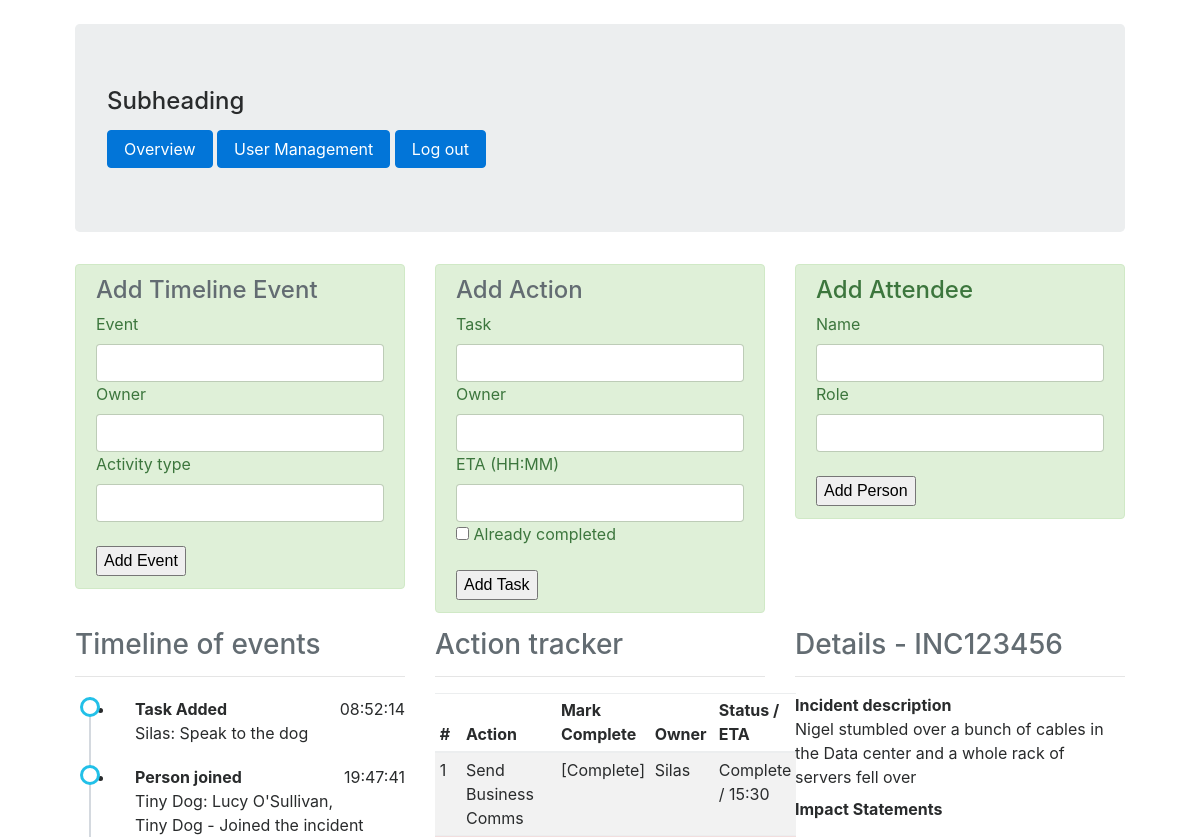
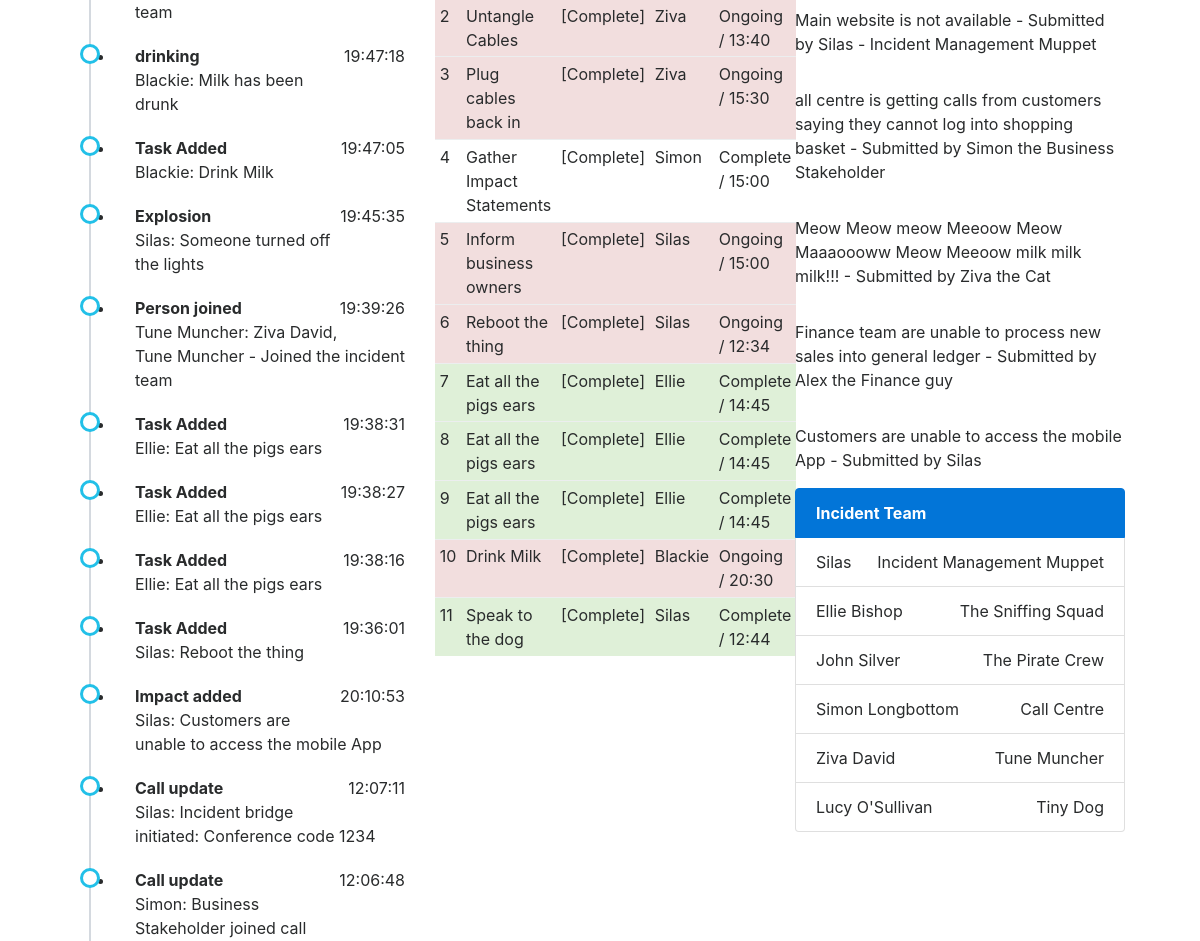
/admin/INC123456 (signed in, upper part), run on an earlier commit of the app's database (2 pictures, top to bottom).
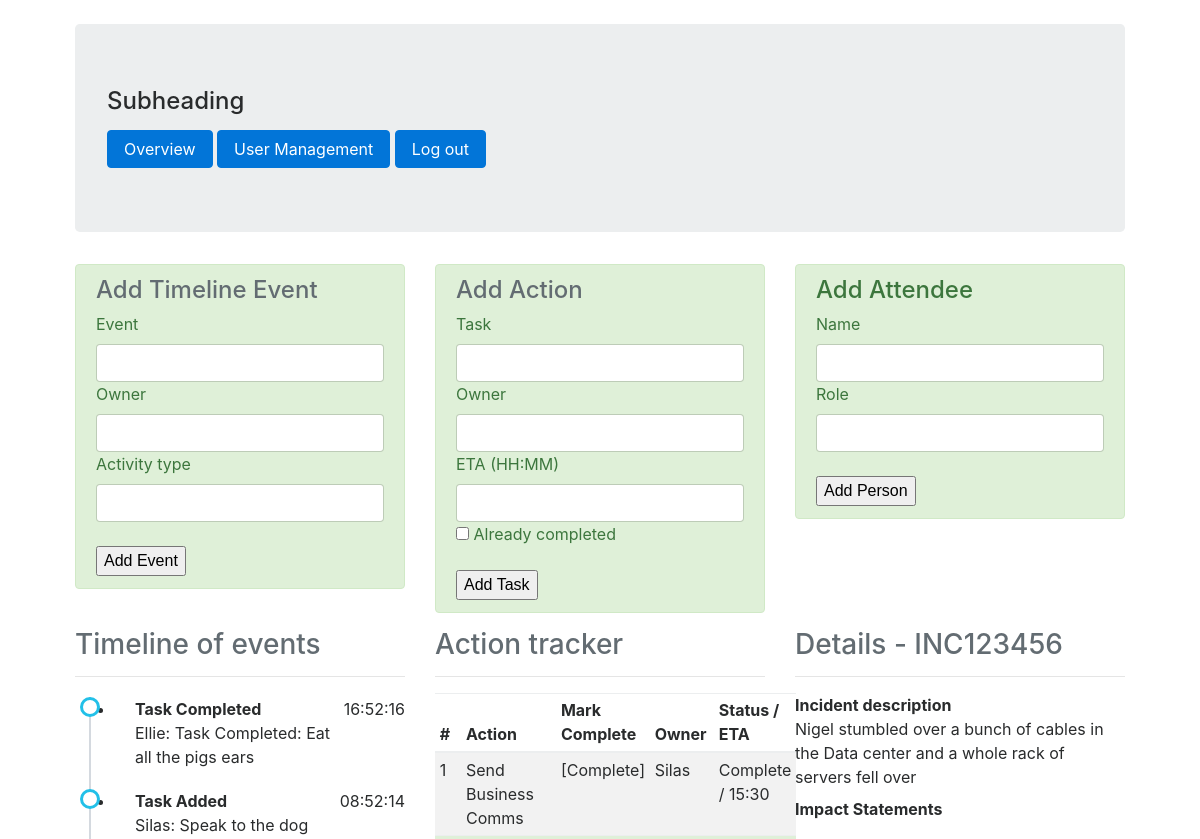
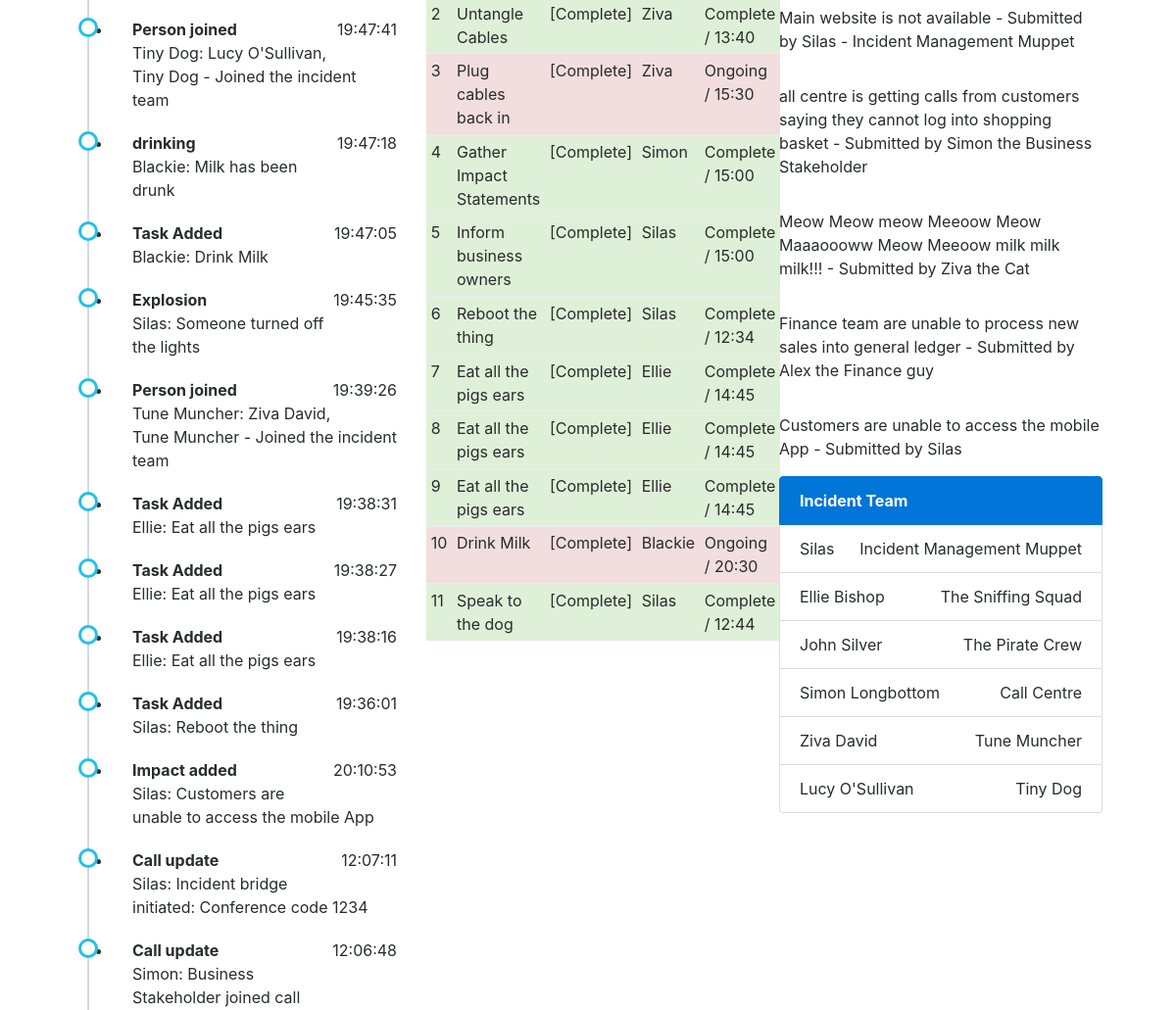
And on a later commit of the database (2 pictures, top to bottom).
### models.py (models this page shows, shortened)
class Event(db.Model):
    id = db.Column(db.Integer, primary_key=True)
    body = db.Column(db.String(512))
    assignee = db.Column(db.String(32), index=True)
    activity = db.Column(db.String(32))
    timestamp = db.Column(db.DateTime, index=True, default=datetime.utcnow)
    incident_no = db.Column(db.String(32), db.ForeignKey('incident.incident_no'), index=True)

class Task(db.Model):
    id = db.Column(db.Integer, primary_key=True)
    incident_no = db.Column(db.String(32), db.ForeignKey('incident.incident_no'), index=True)
    body = db.Column(db.String(512))
    assignee = db.Column(db.String(32), index=True)
    eta = db.Column(db.String(32))
    status = db.Column(db.String(32))

class ImpactStatement(db.Model):
    id = db.Column(db.Integer, primary_key=True)
    incident_no = db.Column(db.String(32), db.ForeignKey('incident.incident_no'), index=True)
    body = db.Column(db.String(512))
    submitter = db.Column(db.String(32), index=True)

class IncMem(db.Model):
    id = db.Column(db.Integer, primary_key=True)
    person = db.Column(db.String(512), index=True)
    role = db.Column(db.String(32), index=True)
    incident_no = db.Column(db.String(32), db.ForeignKey('incident.incident_no'), index=True)

### simaritan/routes.py (the view, shortened to what this page needs)
@app.route('/admin/<incident>', methods=['GET', 'POST'])
@login_required
def admin(incident):
    taskform = TaskAdditionForm()
    eventform = EventAdditionForm()
    personform = PersonAdditionForm()
    inc = Incident.query.filter_by(incident_no=incident).first()
    if inc is None:
        return render_template('notfound.html', incident=incident, title='Not found!')
    impacts = ImpactStatement.query.filter_by(incident_no=incident).all()
    tasks = Task.query.filter_by(incident_no=incident).all()
    timeline = Event.query.filter_by(incident_no=incident).order_by(Event.timestamp.desc()).all()
    team = IncMem.query.filter_by(incident_no=incident).all()
    if taskform.validate_on_submit():
        task = Task(incident_no=inc.incident_no, body=taskform.task.data, assignee=taskform.owner.data,
                    eta=taskform.eta.data, status=taskform.already_done.data)
        event = Event(body=taskform.task.data, assignee=taskform.owner.data, activity='Task Added',
                      incident_no=inc.incident_no)
        db.session.add(task)
        db.session.add(event)
        db.session.commit()
        flash('Task added: {} assigned to {}'.format(
            taskform.task.data, taskform.owner.data
        ))
        tasks = Task.query.filter_by(incident_no=incident).all()
        timeline = Event.query.filter_by(incident_no=incident).order_by(Event.timestamp.desc()).all()
        return render_template('admin.html', title='Admin', taskf=taskform, eventf=eventform, teamf=personform,
                               tasks=tasks, impacts=impacts, inc=inc, team=team, timeline=timeline)
    else:
        return render_template('admin.html', title='Admin', taskf=taskform, eventf=eventform, teamf=personform,
                               tasks=tasks, impacts=impacts, inc=inc, team=team, timeline=timeline)

### simaritan/forms.py
class TaskAdditionForm(FlaskForm):
    task = StringField('Task', validators=[DataRequired()])
    owner = StringField('Owner', validators=[DataRequired()])
    eta = StringField('ETA (HH:MM)', validators=[DataRequired()])
    already_done = BooleanField('Already completed')
    submit = SubmitField('Add Task')

class EventAdditionForm(FlaskForm):
    event = StringField('Event', validators=[DataRequired()])
    owner = StringField('Owner', validators=[DataRequired()])
    activity_type = StringField('Activity type', validators=[DataRequired()])
    submit = SubmitField('Add Event')

### models.py (called while the page is built)
@login.user_loader
def load_user(id):
    return User.query.get(int(id))

### simaritan/templates/admin.html
{% extends "base.html" %}
{% block body %}
		<div class="row">
			<div class="col-md-12">
				<div class="row">
					{% include "components/admin-header-row.html" %}
				</div>
				<div class="row">
					<div class="col-md-4">
						{% include "components/timeline.html" %}
					</div>
					<div class="col-md-4">
						{% include "components/actions.html" %}
					</div>
					<div class="col-md-4">
						{% include "components/incdetails.html" %}
						{% include "components/team.html" %}
					</div>
				</div>
			</div>
		</div>
	</div>
{% endblock %}

### simaritan/templates/components/timeline.html
<h3 class="text-left text-muted">
	Timeline of events
</h3>
<hr />
<ul class="timeline">
	{% for tl in timeline %}
		<li>
			<strong>{{ tl.activity }}</strong>
			<p class="float-right">{{tl.timestamp.strftime('%X')}}</p>
			<p>{{ tl.assignee }}: {{ tl.body }}</p>
		</li>
	{% endfor %}
</ul>

### simaritan/templates/components/actions.html (shortened to what this page needs)
<h3 class="text-left text-muted">
	Action tracker
</h3>
<hr />
<table class="table table-striped table-hover table-sm">
	<thead>
		<tr>
			<th>
				#
			</th>
			<th>
				Action
			</th>
			{% if current_user.is_authenticated %}
			<th>
				Mark Complete
			</th>
			{% endif %}
			<th>
				Owner
			</th>
			<th>
				Status / ETA
			</th>
		</tr>
    </thead>
    <tbody>
		{% for task in tasks %}
        		{% if task.status == 'Complete' %}
				{% elif task.status == '1' %}
        	<tr class="table-success">
   	    	 	{% else %}
	    	<tr class="table-danger">
   	    	 	{% endif %}
	    		<td>
	    			{{ task.id }}
	    		</td>
	    		<td>
	    			{{ task.body }}
	    		</td>
			{% if current_user.is_authenticated %}
				<td>
					<form method="post" action="../update/completetask">
						<a onclick="this.parentNode.submit();">[Complete]</a>
					</form>
				</td>
			{% endif %}
	    		<td>
	    			{{ task.assignee }}
	    		</td>
	    		<td>
					{% if task.status == 'Complete' %}
						Complete
					{% elif task.status == '1' %}
	    				Complete
					{% else %}
						Ongoing
					{% endif %} / {{ task.eta }}
	    		</td>
	    	</tr>
    	{% endfor %}
    </tbody>
</table>

### simaritan/templates/components/incdetails.html
<h3 class="text-left text-muted">
	Details - {{ inc.incident_no }}
</h3>
<hr />
<dl>
	<dt>
		Incident description
	</dt>
	<dd>
		{{ inc.description }}
	</dd>
	<dt>
		Impact Statements
	</dt>
	{% for statement in impacts %}
	<dd><br />
		{{ statement.body }} - Submitted by {{statement.submitter }}
	</dd>
	{% endfor %}
</dl>

### simaritan/templates/components/team.html
<div class="list-group">
	<strong href="#" class="list-group-item list-group-item-action active">Incident Team</strong>
	{% for member in team %}
	<div class="list-group-item justify-content-between">
		{{ member.person }} <span class="">{{ member.role }}</span>
	</div>
	{% endfor %}
</div>

What changed in the data, as far as the page shows it:
added Event: activity "Task Completed", timestamp "16:52:16", assignee "Ellie", body "Task Completed: Eat all the pigs ears"
changed Task "Untangle Cables": status "Ongoing" → "Complete"
changed Task "Gather Impact Statements": status "Complete" → "1" (drawn)
changed Task "Inform business owners": status "Ongoing" → "Complete"
changed Task "Reboot the thing": status "Ongoing" → "Complete"
